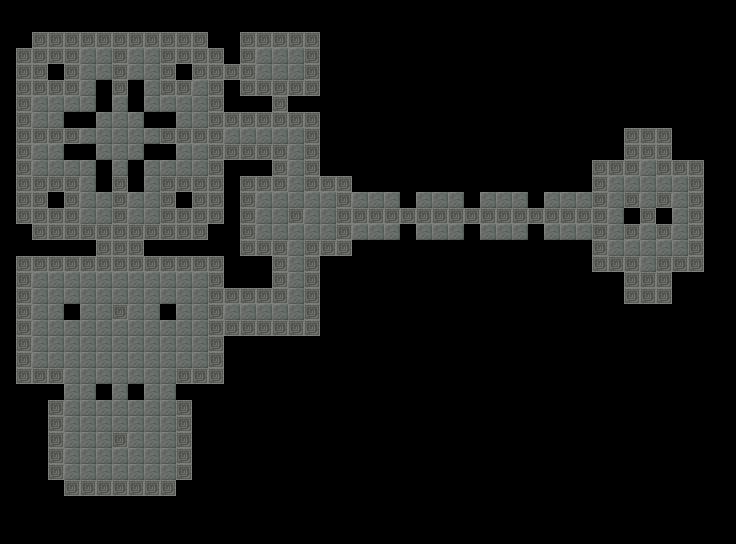

Tiled map render using the project's own tile images. Description and the map definition, with tile-layer contents summarised, below:
An orthogonal 46x34 tile map with 16x16 px tiles, 1 tile layer (floor), 1 hidden layer not drawn and 117 objects (64x wall, 12x spawn, 9x candles, 6x powerup, 6x fire_candles, ...).

<map version="1.10" tiledversion="1.10.1" orientation="orthogonal" renderorder="right-down" width="46" height="34" tilewidth="16" tileheight="16" infinite="0" nextlayerid="11" nextobjectid="292">
 <tileset firstgid="1" source="atlas.tsx" />
 <layer id="1" name="floor" width="46" height="34">
  <data>[1564 cells, 507 non-empty, 2 distinct tile ids]</data>
 </layer>
 <objectgroup id="8" name="zones" visible="0" />
 <layer id="2" name="ceiling" width="46" height="34" visible="0">
  <data>[1564 cells, 507 non-empty, 1 distinct tile ids]</data>
 </layer>
 <objectgroup id="5" name="enemies" visible="0" />
 <objectgroup id="10" name="items" visible="0" />
 <objectgroup id="7" name="rects">
  <object id="6" name="wall" x="0" y="16" width="16" height="384" />
  <object id="7" name="wall" x="224" y="336" width="16" height="64" />
  <object id="9" name="wall" x="16" y="240" width="80" height="16" />
  <object id="17" name="wall" x="16" y="16" width="224" height="16" />
  <object id="27" name="wall" x="64" y="112" width="32" height="16" />
  <object id="29" name="wall" x="64" y="144" width="32" height="16" />
  <object id="30" name="wall" x="96" y="80" width="16" height="32" />
  <object id="31" name="wall" x="128" y="80" width="16" height="32" />
  <object id="32" name="wall" x="144" y="112" width="32" height="16" />
  <object id="33" name="wall" x="144" y="144" width="32" height="16" />
  <object id="34" name="wall" x="128" y="160" width="16" height="32" />
  <object id="35" name="wall" x="96" y="160" width="16" height="32" />
  <object id="86" name="wall" x="176" y="192" width="16" height="16" />
  <object id="87" name="wall" x="48" y="192" width="16" height="16" />
  <object id="88" name="wall" x="48" y="64" width="16" height="16" />
  <object id="89" name="wall" x="176" y="64" width="16" height="16" />
  <object id="90" name="wall" x="208" y="32" width="16" height="16" />
  <object id="92" name="wall" x="208" y="224" width="16" height="16" />
  <object id="93" name="wall" x="16" y="224" width="16" height="16" />
  <object id="95" name="wall" x="16" y="32" width="16" height="16" />
  <object id="97" name="wall" x="144" y="240" width="80" height="16" />
  <object id="98" name="wall" x="16" y="384" width="48" height="16" />
  <object id="102" name="wall" x="224" y="160" width="16" height="128" />
  <object id="104" name="wall" x="224" y="80" width="16" height="32" />
  <object id="105" name="wall" x="240" y="160" width="32" height="16" />
  <object id="106" name="wall" x="240" y="96" width="32" height="16" />
  <object id="107" name="wall" x="320" y="16" width="32" height="160" />
  <object id="108" name="wall" x="240" y="256" width="32" height="32" />
  <object id="109" name="wall" x="240" y="336" width="80" height="16" />
  <object id="110" name="wall" x="320" y="256" width="32" height="80" />
  <object id="111" name="wall" x="352" y="240" width="240" height="96" />
  <object id="127" name="wall" x="64" y="304" width="16" height="16" />
  <object id="131" name="wall" x="160" y="304" width="16" height="16" />
  <object id="152" name="wall" x="704" y="160" width="16" height="112" />
  <object id="153" name="wall" x="592" y="272" width="32" height="16" />
  <object id="154" name="wall" x="672" y="272" width="48" height="16" />
  <object id="155" name="wall" x="592" y="144" width="32" height="16" />
  <object id="156" name="wall" x="672" y="144" width="48" height="16" />
  <object id="157" name="wall" x="624" y="304" width="48" height="16" />
  <object id="158" name="wall" x="608" y="288" width="16" height="32" />
  <object id="159" name="wall" x="672" y="288" width="16" height="32" />
  <object id="160" name="wall" x="624" y="112" width="48" height="16" />
  <object id="161" name="wall" x="608" y="112" width="16" height="32" />
  <object id="162" name="wall" x="672" y="112" width="16" height="32" />
  <object id="163" name="wall" x="624" y="208" width="16" height="16" />
  <object id="164" name="wall" x="656" y="208" width="16" height="16" />
  <object id="166" name="wall" x="240" y="16" width="80" height="16" />
  <object id="168" name="wall" x="288" y="96" width="32" height="16" />
  <object id="169" name="wall" x="224" y="32" width="16" height="32" />
  <object id="198" name="wall" x="352" y="96" width="240" height="96" />
  <object id="200" name="wall" x="400" y="224" width="16" height="16" />
  <object id="201" name="wall" x="400" y="192" width="16" height="16" />
  <object id="202" name="wall" x="464" y="192" width="16" height="16" />
  <object id="203" name="wall" x="464" y="224" width="16" height="16" />
  <object id="204" name="wall" x="528" y="192" width="16" height="16" />
  <object id="205" name="wall" x="528" y="224" width="16" height="16" />
  <object id="207" name="wall" x="176" y="384" width="48" height="16" />
  <object id="208" name="wall" x="96" y="384" width="16" height="16" />
  <object id="209" name="wall" x="128" y="384" width="16" height="16" />
  <object id="212" name="wall" x="16" y="400" width="32" height="96" />
  <object id="213" name="wall" x="192" y="400" width="32" height="96" />
  <object id="214" name="wall" x="32" y="496" width="224" height="16" />
  <object id="278" name="wall" x="176" y="480" width="16" height="16" />
  <object id="279" name="wall" x="48" y="480" width="16" height="16" />
 </objectgroup>
 <objectgroup id="11" name="spawns">
  <object id="215" name="spawn" gid="14" x="112" y="64" width="16" height="16">
   <properties>
    <property name="direction" value="south" />
   </properties>
  </object>
  <object id="215" name="spawn" gid="14" x="32" y="144" width="16" height="16">
   <properties>
    <property name="direction" value="east" />
   </properties>
  </object>
  <object id="216" name="spawn" gid="14" x="192" y="176" width="16" height="16">
   <properties>
    <property name="direction" value="west" />
   </properties>
  </object>
  <object id="217" name="spawn" gid="14" x="192" y="304" width="16" height="16">
   <properties>
    <property name="direction" value="west" />
   </properties>
  </object>
  <object id="218" name="spawn" gid="14" x="192" y="352" width="16" height="16">
   <properties>
    <property name="direction" value="west" />
   </properties>
  </object>
  <object id="219" name="spawn" gid="14" x="48" y="304" width="16" height="16">
   <properties>
    <property name="direction" value="east" />
   </properties>
  </object>
  <object id="220" name="spawn" gid="14" x="48" y="352" width="16" height="16">
   <properties>
    <property name="direction" value="east" />
   </properties>
  </object>
  <object id="221" name="spawn" gid="14" x="80" y="448" width="16" height="16">
   <properties>
    <property name="direction" value="east" />
   </properties>
  </object>
  <object id="222" name="spawn" gid="14" x="288" y="320" width="16" height="16">
   <properties>
    <property name="direction" value="west" />
   </properties>
  </object>
  <object id="223" name="spawn" gid="14" x="288" y="144" width="16" height="16">
   <properties>
    <property name="direction" value="west" />
   </properties>
  </object>
  <object id="224" name="spawn" gid="14" x="263.25" y="224" width="16" height="16">
   <properties>
    <property name="direction" value="east" />
   </properties>
  </object>
  <object id="225" name="spawn" gid="14" x="560" y="224" width="16" height="16">
   <properties>
    <property name="direction" value="east" />
   </properties>
  </object>
 </objectgroup>
 <objectgroup id="12" name="powerups">
  <!-- 6 objects omitted --></objectgroup>
 <objectgroup id="4" name="doors">
  <!-- 5 objects omitted --></objectgroup>
 <objectgroup id="13" name="teleports">
  <!-- 4 objects omitted --></objectgroup>
 <objectgroup id="14" name="decorations">
  <!-- 26 objects omitted --></objectgroup>
</map>
<!-- 41 of 117 objects omitted -->
